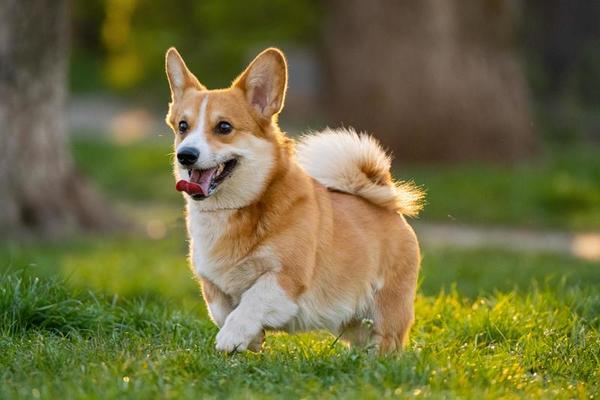
#> input picture Images/dog2.jpg, 600 x 400 px
$ jupyter execute adding_colors_and_shapes.ipynb   (text cells are left out)
#> lines starting #> are read from the running program, lines starting #| are printed output that depends on the picture; after the words box and inside, x2 and y2 are one past the last pixel; in counts of white or black regions, pixels touching at a corner belong together; pictures that were not available may be replaced by others from this repository, and a replacement may not be noted
[cell 1]
import cv2 as cv
img=cv.imread('Images/dog2.jpg')
#> img is the input picture: shape (400, 600, 3); mean B, G, R 62.2, 109, 112
cv.imshow('Image',img)

img[200:400,100:200]= 0,255,0
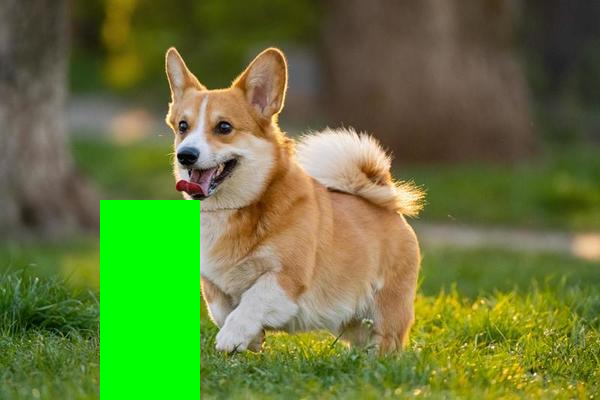
#> img: shape (400, 600, 3); 8.33% of pixels changed, all inside (x1, y1, x2, y2) = (100, 200, 200, 400)

cv.imshow('Image',img)

cv.waitKey(0)
cv.destroyAllWindows()

[cell 2]
import numpy as np
black_img=np.zeros((500,500,3),dtype=('uint8'))
cv.imshow('img',black_img)

cv.waitKey(0)
cv.destroyAllWindows()

[cell 3]
img=cv.imread('Images/dog3.jpg')
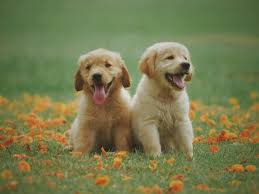
#> input picture Images/dog1.jpg, 259 x 194 px, given in place of dog3.jpg, which was not available
#> img is the input picture: shape (194, 259, 3); mean B, G, R 78.5, 122, 119.3
cv.rectangle(img,(0,0),(150,100),color=(0,0,255),thickness=-1)
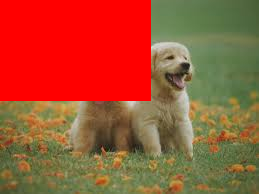
#> img: shape (194, 259, 3); mean B, G, R 51.3, 82.6, 161.8
cv.imshow("Image",img)

cv.waitKey(0)
cv.destroyAllWindows()

[cell 4]
img=cv.imread('Images/dog3.jpg')
cv.circle(img,(250,250),50,color=(0,0,255),thickness=2)
cv.imshow("Image",img)

cv.waitKey(0)
cv.destroyAllWindows()

[cell 5]
img=cv.imread('Images/dog3.jpg')
cv.line(img,(250,250),(0,0),color=(0,0,255),thickness=2)
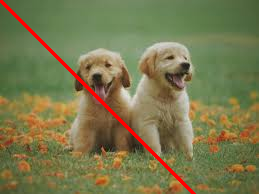
#> img: shape (194, 259, 3); 1.92% of pixels changed, all inside (x1, y1, x2, y2) = (0, 0, 196, 194)
cv.imshow("Image",img)

cv.waitKey(0)
cv.destroyAllWindows()
